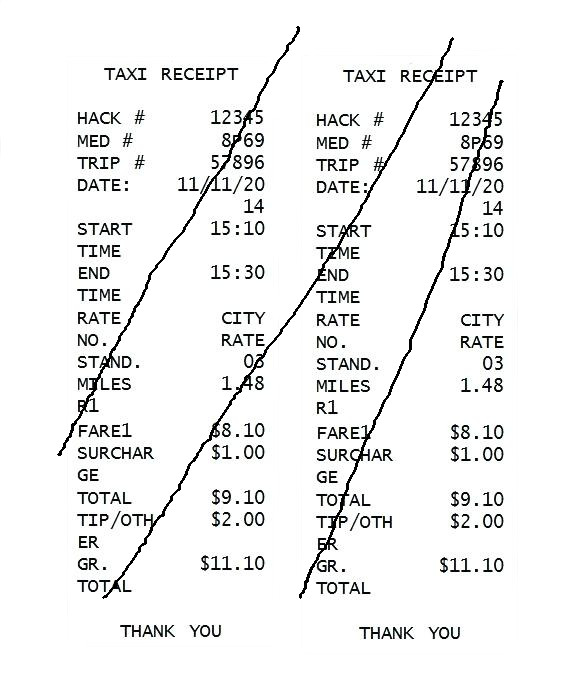
#> input picture 58540100-remove-non-straight-lines/1.jpg, 585 x 700 px
$ python remove_non_straight_lines.py
#> lines starting #> are read from the running program, lines starting #| are printed output that depends on the picture; after the words box and inside, x2 and y2 are one past the last pixel; in counts of white or black regions, pixels touching at a corner belong together
import cv2
import numpy as np

# Read in image, grayscale, and Otsu's threshold
image = cv2.imread('1.jpg')
#> image is the input picture: shape (700, 585, 3); mean B, G, R 241.1, 241.2, 240.9
gray = cv2.cvtColor(image, cv2.COLOR_BGR2GRAY)
thresh = cv2.threshold(gray, 0, 255,cv2.THRESH_BINARY_INV + cv2.THRESH_OTSU)[1]
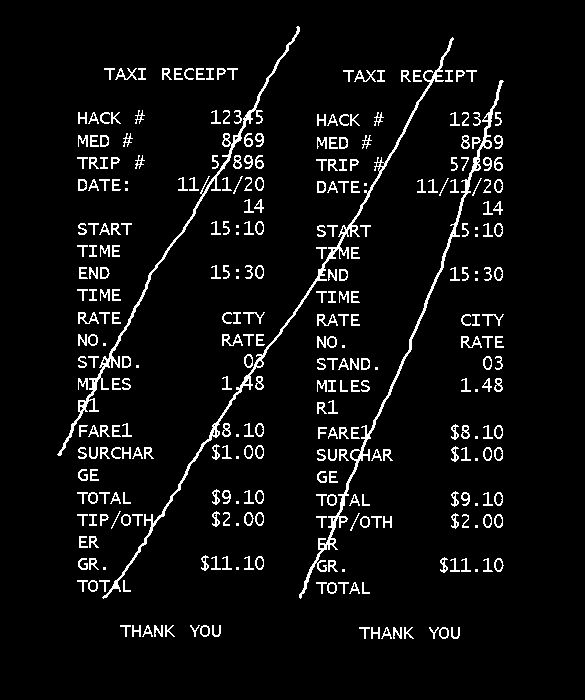
#> thresh: shape (700, 585); 5.5% white in thin lines or dots, all inside (x1, y1, x2, y2) = (57, 26, 504, 639)

# Create diagonal kernel
kernel = np.array([[0, 0, 1],
                   [0, 1, 0],
                   [1, 0, 0]], dtype=np.uint8)
opening = cv2.morphologyEx(thresh, cv2.MORPH_OPEN, kernel, iterations=1)
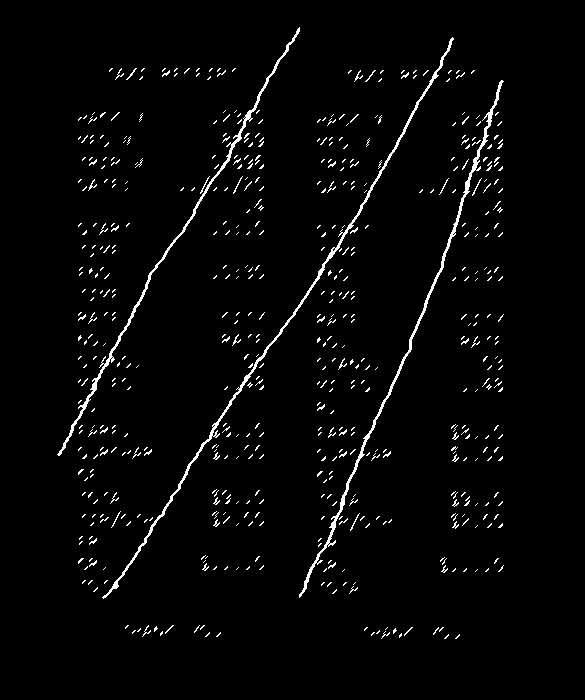
#> opening: shape (700, 585); 2.6% white in thin lines or dots, all inside (x1, y1, x2, y2) = (57, 27, 504, 639)

# Find contours and filter using contour area to remove noise
cnts = cv2.findContours(opening, cv2.RETR_EXTERNAL, cv2.CHAIN_APPROX_SIMPLE)
#> cnts = 582 contours, 579 with area under 20; largest, box (x1, y1, x2, y2) and area: (102, 37, 454, 599) 1276, (299, 80, 504, 598) 1212, (57, 27, 300, 456) 1004
cnts = cnts[0] if len(cnts) == 2 else cnts[1]
for c in cnts:
    area = cv2.contourArea(c)
    if area < 500:
        cv2.drawContours(opening, [c], -1, (0,0,0), -1)
#> this loop made 582 passes
#> area on passes 7, 11, 14: 5, 7, 5
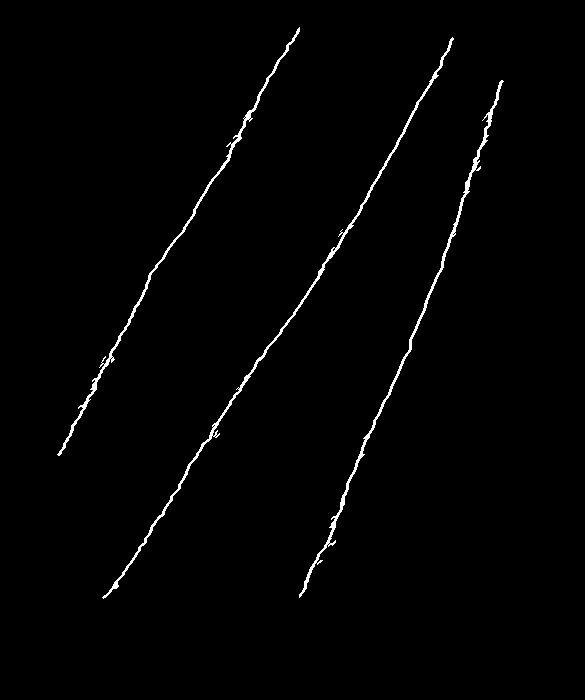
#> opening: shape (700, 585); 1.2% white in thin lines or dots, all inside (x1, y1, x2, y2) = (57, 27, 504, 599)

# Bitwise-xor with original image
opening = cv2.merge([opening, opening, opening])
result = cv2.bitwise_xor(image, opening)
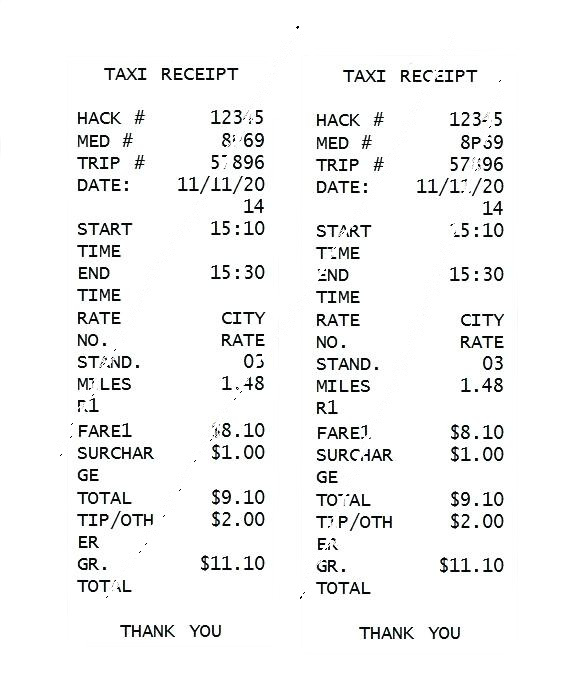
#> result: shape (700, 585, 3); mean B, G, R 244.1, 244.2, 244

cv2.imshow('thresh', thresh)
cv2.imshow('opening', opening)
cv2.imshow('result', result)
cv2.waitKey()
